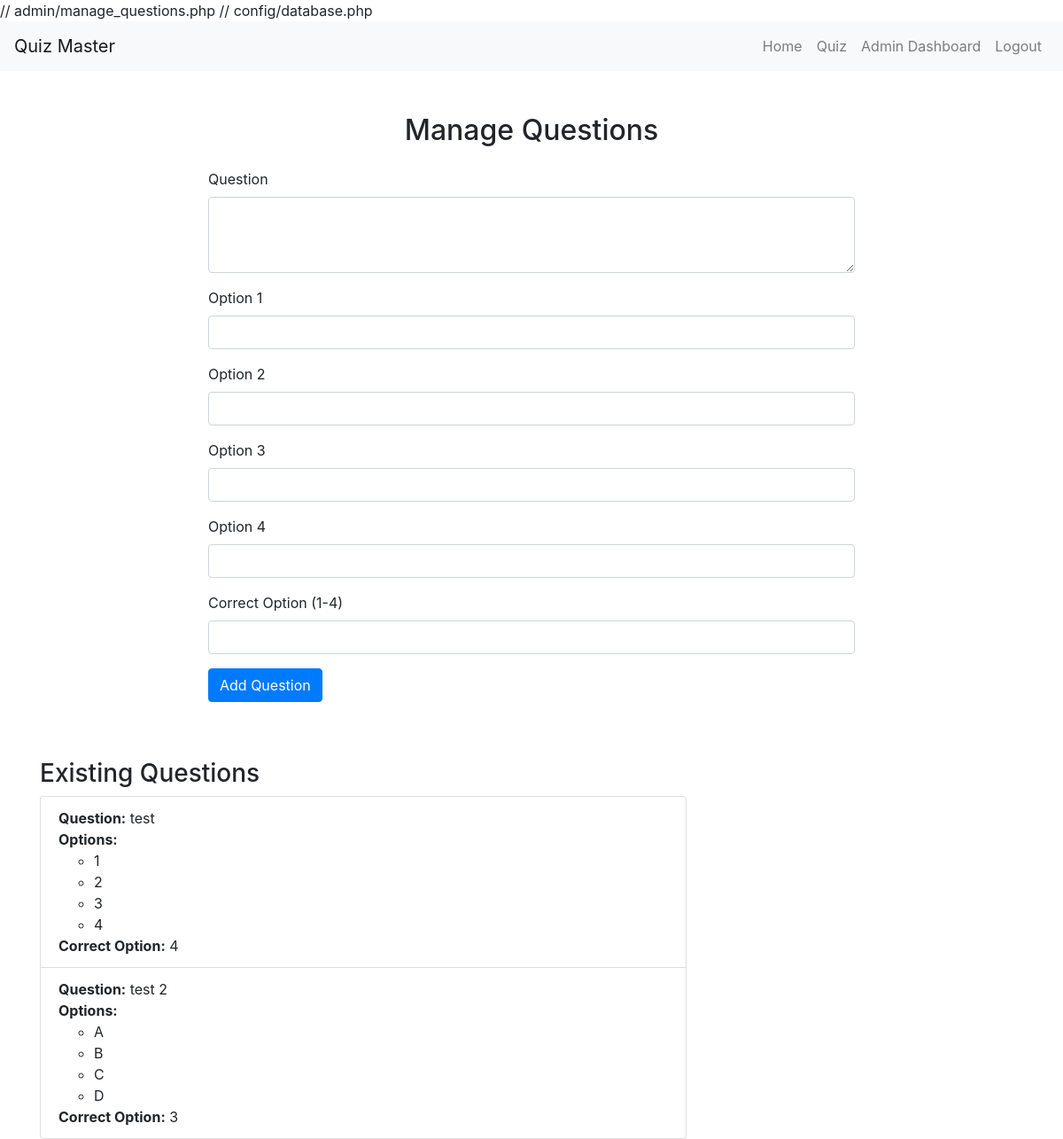
Screenshot of /admin/manage_questions.php (signed in) with the database file from the repository.
### tables this page shows
CREATE TABLE `questions` (
  `id` int(11) NOT NULL,
  `question` text NOT NULL,
  `option1` varchar(255) NOT NULL,
  `option2` varchar(255) NOT NULL,
  `option3` varchar(255) NOT NULL,
  `option4` varchar(255) NOT NULL,
  `correct_option` int(11) NOT NULL
);

### admin/manage_questions.php (the view, shortened to what this page needs)
<?php
include '../config/database.php';
include '../src/navbar.php';
$sql = "SELECT * FROM questions";
$result = $conn->query($sql);
?>
<!DOCTYPE html>
<html lang="en">
<head>
    <link rel="stylesheet" href="https://stackpath.bootstrapcdn.com/bootstrap/4.5.2/css/bootstrap.min.css">
</head>
<body>
    <div class="container mt-5">
        <h2 class="text-center mb-4">Manage Questions</h2>
        <div class="row justify-content-center">
            <div class="col-md-8">
                <form method="post" action="manage_questions.php">
                    <div class="form-group">
                        <label for="question">Question</label>
                        <textarea class="form-control" id="question" name="question" rows="3" required></textarea>
                    </div>
                    <div class="form-group">
                        <label for="option1">Option 1</label>
                        <input type="text" class="form-control" id="option1" name="option1" required>
                    </div>
                    <div class="form-group">
                        <label for="option2">Option 2</label>
                        <input type="text" class="form-control" id="option2" name="option2" required>
                    </div>
                    <div class="form-group">
                        <label for="option3">Option 3</label>
                        <input type="text" class="form-control" id="option3" name="option3" required>
                    </div>
                    <div class="form-group">
                        <label for="option4">Option 4</label>
                        <input type="text" class="form-control" id="option4" name="option4" required>
                    </div>
                    <div class="form-group">
                        <label for="correct_option">Correct Option (1-4)</label>
                        <input type="number" class="form-control" id="correct_option" name="correct_option" min="1" max="4" required>
                    </div>
                    <button type="submit" class="btn btn-primary">Add Question</button>
                </form>
            </div>
        </div>
        <div class="row mt-5">
            <div class="col-md-8">
                <h3>Existing Questions</h3>
                <ul class="list-group">
                    <?php while ($row = $result->fetch_assoc()) : ?>
                        <li class="list-group-item">
                            <strong>Question:</strong> <?php echo $row['question']; ?><br>
                            <strong>Options:</strong>
                            <ul>
                                <li><?php echo $row['option1']; ?></li>
                                <li><?php echo $row['option2']; ?></li>
                                <li><?php echo $row['option3']; ?></li>
                                <li><?php echo $row['option4']; ?></li>
                            </ul>
                            <strong>Correct Option:</strong> <?php echo $row['correct_option']; ?>
                        </li>
                    <?php endwhile; ?>
                </ul>
            </div>
        </div>
    </div>
</body>
</html>

### rows the page displays
questions: question "test", option1 "1", option2 "2", option3 "3", option4 "4", correct_option "4"
questions: question "test 2", option1 "A", option2 "B", option3 "C", option4 "D", correct_option "3"
